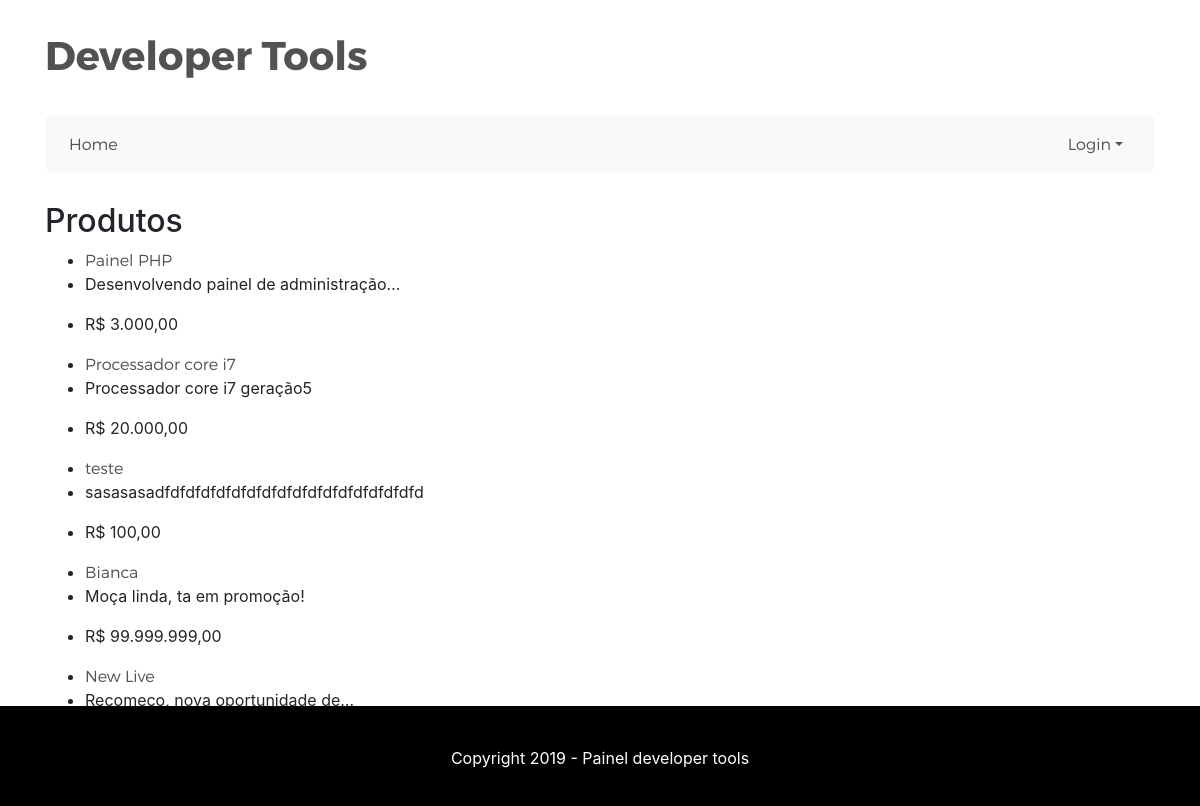
The page / on the database its author committed.
### tables this page shows
CREATE TABLE `produtos` (
  `id` int(11) NOT NULL,
  `id_usuario` varchar(255) NOT NULL,
  `titulo` varchar(255) NOT NULL,
  `descricao` text NOT NULL,
  `preco` varchar(255) NOT NULL
);

### site/core/MY_Loader.php (called while the page is built)
<?php (defined('BASEPATH')) OR exit('No direct script access allowed');
require APPPATH."third_party/MX/Loader.php";
class MY_Loader extends MX_Loader {
	public function template($nome, $dados = array()){
			$this->view('header.php', $dados);
			$this->view($nome, $dados);
			$this->view('footer.php');
		}
}

### site/modules/inicial/controllers/inicial.php (called while the page is built, shortened)
<?php
class Inicial extends MX_Controller {
	function __construct() {
		$this->load->model("model_inicial");
		$this->load->helper(array("currency"));
		$this->load->helper("typography");
	}
	public function index() {
		$produtos = $this->model_inicial->buscarTodos();
		$dados = array("produtos" => $produtos);
		$dados['titulo'] = 'Developer Tools';
		$this->load->template('view_inicial', $dados);
	}
}

### index.php (called while the page is built, shortened)
<?php
require_once BASEPATH.'core/CodeIgniter.php';

### site/modules/inicial/models/model_inicial.php (called while the page is built, shortened)
<?php
class model_inicial extends CI_Model {
	public function buscarTodos(){
		return $this->db->get("produtos")->result_array();
	}
}

### site/third_party/MX/Router.php (called while the page is built, shortened)
<?php (defined('BASEPATH')) OR exit('No direct script access allowed');
require dirname(__FILE__).'/Modules.php';
class MX_Router extends CI_Router
{
	public $module;
	public function fetch_module()
	{
		return $this->module;
	}
	public function locate($segments)
	{
		$ext = $this->config->item('controller_suffix').EXT;
		list($module, $directory, $controller) = array_pad($segments, 3, NULL);
		foreach (Modules::$locations as $location => $offset)
		{
			if (is_dir($source = $location.$module.'/controllers/'))
			{
				$this->module = $module;
				if(is_file($source.ucfirst($module).$ext))
				{
					return $segments;
				}
			}
		}
	}
}

### site/third_party/MX/Modules.php (called while the page is built, shortened)
<?php (defined('BASEPATH')) OR exit('No direct script access allowed');
class Modules
{
	public static $routes, $registry, $locations;
	public static function load_file($file, $path, $type = 'other', $result = TRUE)
	{
		$file = str_replace(EXT, '', $file);
		$location = $path.$file.EXT;
		return $result;
	}
	public static function find($file, $module, $base)
	{
		$segments = explode('/', $file);
		$file = array_pop($segments);
		$file_ext = (pathinfo($file, PATHINFO_EXTENSION)) ? $file : $file.EXT;
		$path = ltrim(implode('/', $segments).'/', '/');
		$module ? $modules[$module] = $path : $modules = array();
		foreach (Modules::$locations as $location => $offset)
		{
			foreach($modules as $module => $subpath)
			{
				$fullpath = $location.$module.'/'.$base.$subpath;
				if ($base == 'libraries/' OR $base == 'models/')
				{
					if(is_file($fullpath.ucfirst($file_ext))) return array($fullpath, ucfirst($file));
				}
				else
				if (is_file($fullpath.$file_ext)) return array($fullpath, $file);
			}
		}
		return array(FALSE, $file);
	}
}

### site/helpers/currency_helper.php (called while the page is built)
<?php
function numeroEmReais($numero) {
	return "R$ " . number_format($numero, 2, ",", ".");
}

### site/modules/inicial/views/view_inicial.php (the view, shortened to what this page needs)
<div class="container">
	<div class="row">
		<div class="col-md-12">
			<h2>Produtos</h2>
			<?php foreach ($produtos as $key => $value) : ?>
				<ul>
					<li><?=anchor("produto/{$value['id']}", $value["titulo"])?></li>
					<li><?=auto_typography(character_limiter($value["descricao"], 30))?></li>
					<li><?=numeroEmReais($value["preco"]);?></li>
				</ul>
			<?php endforeach ?>
			<?= anchor('formulario', 'Novo Produto', array("class" => "btn btn-primary")) ?>
		</div>
	</div>
</div>

### site/third_party/MX/Loader.php (shortened to what this page needs)
<?php (defined('BASEPATH')) OR exit('No direct script access allowed');
class MX_Loader extends CI_Loader
{
	protected $_module;
	public $_ci_cached_vars = array();
	public function initialize($controller = NULL)
	{
		$this->_module = CI::$APP->router->fetch_module();
		if ($controller instanceof MX_Controller)
		{
			foreach (get_class_vars('CI_Loader') as $var => $val)
			{
				if ($var != '_ci_ob_level')
				{
					$this->$var =& CI::$APP->load->$var;
				}
			}
		}
		else
		{
			parent::initialize();
			$this->_autoloader(array());
		}
	}
	public function database($params = '', $return = FALSE, $query_builder = NULL)
	{
		CI::$APP->db = DB($params, $query_builder);
		return $this;
	}
	public function library($library, $params = NULL, $object_name = NULL)
	{
		if (is_array($library)) return $this->libraries($library);
		$class = strtolower(basename($library));
		if (isset($this->_ci_classes[$class]) && $_alias = $this->_ci_classes[$class])
			return $this;
		($_alias = strtolower($object_name)) OR $_alias = $class;
		if ($params == NULL)
		{
			list($path2, $file) = Modules::find($_alias, $this->_module, 'config/');
		}
		return $this;
    }
	public function libraries($libraries)
	{
		return $this;
	}
	public function model($model, $object_name = NULL, $connect = FALSE)
	{
		if (is_array($model)) return $this->models($model);
		($_alias = $object_name) OR $_alias = basename($model);
		list($path, $_model) = Modules::find(strtolower($model), $this->_module, 'models/');
		if ($path == FALSE)
		{
			parent::model($model, $object_name, $connect);
		}
		else
		{
			CI::$APP->$_alias = new $model();
		}
		return $this;
	}
	public function models($models)
	{
		return $this;
	}
	public function view($view, $vars = array(), $return = FALSE)
	{
		list($path, $_view) = Modules::find($view, $this->_module, 'views/');
		if ($path != FALSE)
		{
			$this->_ci_view_paths = array($path => TRUE) + $this->_ci_view_paths;
			$view = $_view;
		}
		return $this->_ci_load(array('_ci_view' => $view, '_ci_vars' => ((method_exists($this,'_ci_object_to_array')) ? $this->_ci_object_to_array($vars) : $this->_ci_prepare_view_vars($vars)), '_ci_return' => $return));
	}
	protected function &_ci_get_component($component)
	{
		return CI::$APP->$component;
	}
	public function _ci_load($_ci_data)
	{
		extract($_ci_data);
		if (isset($_ci_view))
		{
			$_ci_path = '';
			$_ci_file = (pathinfo($_ci_view, PATHINFO_EXTENSION)) ? $_ci_view : $_ci_view.EXT;
			foreach ($this->_ci_view_paths as $path => $cascade)
			{
				if (file_exists($view = $path.$_ci_file))
				{
					$_ci_path = $view;
					break;
				}
			}
		}
		elseif (isset($_ci_path))
		{
			$_ci_file = basename($_ci_path);
			if( ! file_exists($_ci_path)) $_ci_path = '';
		}
		if (isset($_ci_vars))
			$this->_ci_cached_vars = array_merge($this->_ci_cached_vars, (array) $_ci_vars);
		extract($this->_ci_cached_vars);
		if ((bool) @ini_get('short_open_tag') === FALSE && CI::$APP->config->item('rewrite_short_tags') == TRUE)
		{
			echo eval('?>'.preg_replace("/;*\s*\?>/", "; ?>", str_replace('<?=', '<?php echo ', file_get_contents($_ci_path))));
		}
		else
		{
			include($_ci_path);
		}
		if (ob_get_level() > $this->_ci_ob_level + 1)
		{
			ob_end_flush();
		}
		else
		{
			CI::$APP->output->append_output(ob_get_clean());
		}
	}
	public function _autoloader($autoload)
	{
		if (count($autoload) == 0) return;
	}
}

### site/views/header.php (shortened to what this page needs)
<!DOCTYPE HTML>
 <html lang="pt-br">
<head>
    <link href="<?=base_url('site/assets/lib/bootstrap/css/bootstrap.css')?>" rel="stylesheet"/>
    <link href="<?=base_url('site/assets/css/style.css')?>" rel="stylesheet"/>
    <link href="<?=base_url('site/assets/css/fonts.css')?>" rel="stylesheet"/>
</head>
<body>
	<header>
        <div class="container">
        	<h1 class="logo"><a href="<?=base_url()?>">Developer Tools</a></h1>
			<nav class="navbar navbar-expand-md menu">
				<div class="collapse navbar-collapse" id="navbarCollapse">
					<ul class="navbar-nav mr-auto">
						<li class="nav-item">
						  <a class="nav-link" href="<?=base_url()?>">Home <span class="sr-only">(current)</span></a>
						</li>
					</ul>
					<div class="mt-md-0">
						<ul class="nav nav-pills">
						  <li class="nav-item dropdown">
						    <a class="nav-link dropdown-toggle" data-toggle="dropdown" href="#" role="button" aria-haspopup="true" aria-expanded="false">Login</a>
						  </li>
						</ul>
					</div>
				</div>
			</nav>
        </div>
    </header>

### site/views/footer.php
		<footer>
			<div class="container">
				<div class="row">
					<div class="col-md-12">
						 <p>Copyright 2019 - Painel developer tools</p>
					</div>
				</div>
			</div>
		</footer>
	</body>
</html>

### site/assets/css/style.css (style rules this page uses)
footer { background: #000; color: #fff; bottom: 0; position: absolute; width: 100%; display: block; text-align: center; padding: 40px 0 20px 0; }
a { color: #525252; font-family: 'Montserrat'; font-weight: 300; }
h1 { font-family: 'Montserrat'; }
h1.logo { font-weight: 600; padding-bottom: 30px; }
h1.logo a { font-weight: 600; color: #525252; }
header { padding: 30px 0 30px 0; }
header nav.navbar.navbar-expand-md.menu { background: #f9f9f9 !important; border-radius: 5px; }

### rows shown on the page
produtos: id+titulo "Painel PHP", descricao "Desenvolvendo painel de administração…", preco "R$ 3.000,00"
produtos: id+titulo "Processador core i7", descricao "Processador core i7 geração5", preco "R$ 20.000,00"
produtos: id+titulo "teste", descricao "sasasasadfdfdfdfdfdfdfdfdfdfdfdfdfdfdfdfdfd", preco "R$ 100,00"
produtos: id+titulo "Bianca", descricao "Moça linda, ta em promoção!", preco "R$ 99.999.999,00"
produtos: id+titulo "New Live", descricao "Recomeço, nova oportunidade de…"
